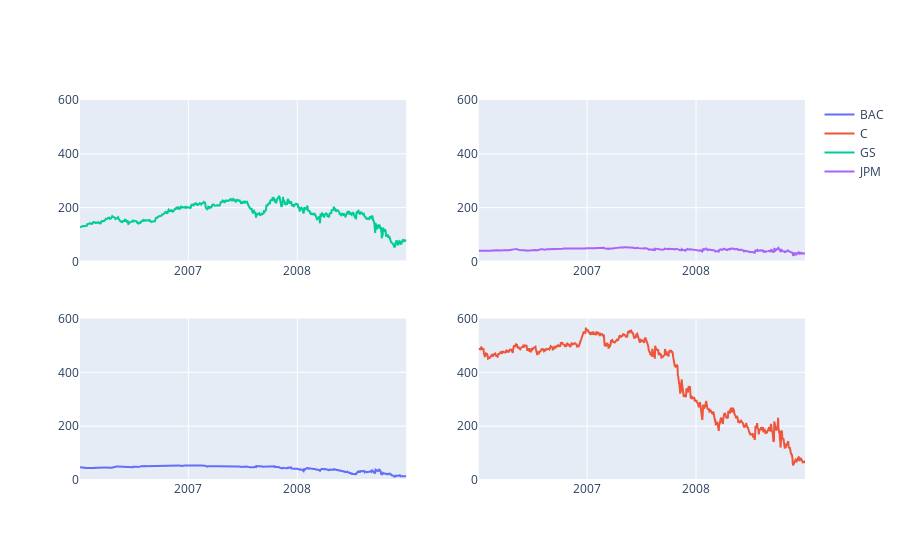

Here is the notebook cell this chart was saved with:
### Markdown cell above
So one option is simply to create subcharts of the data.

### Code cell
import plotly.graph_objects as go
from plotly.subplots import make_subplots

fig = make_subplots(cols=2, rows = 2, start_cell="bottom-left")
fig.add_trace(scatters[0], col = 1, row = 1)
fig.add_trace(scatters[1], col = 2, row = 1)
fig.add_trace(scatters[2], col = 1, row = 2)
fig.add_trace(scatters[3], col = 2, row = 2)

# And if we want to keep the ranges consistent,
# update the following
# fig.update_layout(yaxis1 = dict(range=[0, 600]),
#                   yaxis2 = dict(range=[0, 600]),
#                   yaxis3 = dict(range=[0, 600]),
#                   yaxis4 = dict(range=[0, 600]))

### Figure 1 — Plotly figure (JSON) as saved in the notebook; plotly's stock layout.template omitted (floating-point values rounded to 4 significant figures; data arrays with more than 128 entries replaced by an {"elided": "..."} marker saying what was removed)
{"data": [{"name": "BAC", "type": "scatter", "x": {"elided": "755 str values"}, "xaxis": "x", "y": {"elided": "755 float values"}, "yaxis": "y"}, {"name": "C", "type": "scatter", "x": {"elided": "755 str values"}, "xaxis": "x2", "y": {"elided": "755 float values"}, "yaxis": "y2"}, {"name": "GS", "type": "scatter", "x": {"elided": "755 str values"}, "xaxis": "x3", "y": {"elided": "755 float values"}, "yaxis": "y3"}, {"name": "JPM", "type": "scatter", "x": {"elided": "755 str values"}, "xaxis": "x4", "y": {"elided": "755 float values"}, "yaxis": "y4"}], "layout": {"autosize": true, "xaxis": {"anchor": "y", "autorange": true, "domain": [0, 0.45], "range": ["2006-01-03", "2008-12-31"], "type": "date"}, "xaxis2": {"anchor": "y2", "autorange": true, "domain": [0.55, 1], "range": ["2006-01-03", "2008-12-31"], "type": "date"}, "xaxis3": {"anchor": "y3", "autorange": true, "domain": [0, 0.45], "range": ["2006-01-03", "2008-12-31"], "type": "date"}, "xaxis4": {"anchor": "y4", "autorange": true, "domain": [0.55, 1], "range": ["2006-01-03", "2008-12-31"], "type": "date"}, "yaxis": {"anchor": "x", "domain": [0, 0.425], "range": [0, 600], "type": "linear"}, "yaxis2": {"anchor": "x2", "domain": [0, 0.425], "range": [0, 600], "type": "linear"}, "yaxis3": {"anchor": "x3", "domain": [0.575, 1], "range": [0, 600], "type": "linear"}, "yaxis4": {"anchor": "x4", "domain": [0.575, 1], "range": [0, 600], "type": "linear"}}}
